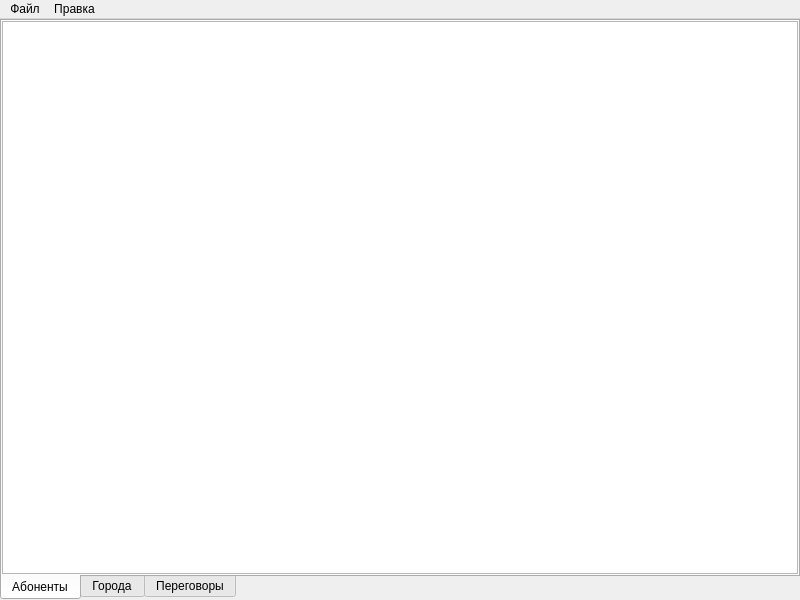
<?xml version="1.0" encoding="UTF-8"?>
<ui version="4.0">
 <class>MainWindow</class>
 <widget class="QMainWindow" name="MainWindow">
  <property name="geometry">
   <rect>
    <x>0</x>
    <y>0</y>
    <width>800</width>
    <height>600</height>
   </rect>
  </property>
  <widget class="QWidget" name="centralwidget">
   <layout class="QVBoxLayout" name="verticalLayout">
    <property name="leftMargin">
     <number>0</number>
    </property>
    <property name="topMargin">
     <number>0</number>
    </property>
    <property name="rightMargin">
     <number>0</number>
    </property>
    <property name="bottomMargin">
     <number>0</number>
    </property>
    <item>
     <widget class="QTabWidget" name="tab_widget">
      <property name="tabPosition">
       <enum>QTabWidget::South</enum>
      </property>
      <property name="currentIndex">
       <number>0</number>
      </property>
      <widget class="QWidget" name="tab_callers">
       <attribute name="title">
        <string>Абоненты</string>
       </attribute>
       <layout class="QVBoxLayout" name="verticalLayout_2">
        <property name="leftMargin">
         <number>0</number>
        </property>
        <property name="topMargin">
         <number>0</number>
        </property>
        <property name="rightMargin">
         <number>0</number>
        </property>
        <property name="bottomMargin">
         <number>0</number>
        </property>
        <item>
         <widget class="QTableWidget" name="table_callers">
          <attribute name="horizontalHeaderVisible">
           <bool>false</bool>
          </attribute>
          <attribute name="horizontalHeaderDefaultSectionSize">
           <number>125</number>
          </attribute>
          <attribute name="verticalHeaderVisible">
           <bool>false</bool>
          </attribute>
         </widget>
        </item>
       </layout>
      </widget>
      <widget class="QWidget" name="tab_cities">
       <attribute name="title">
        <string>Города</string>
       </attribute>
       <layout class="QVBoxLayout" name="verticalLayout_3">
        <property name="leftMargin">
         <number>0</number>
        </property>
        <property name="topMargin">
         <number>0</number>
        </property>
        <property name="rightMargin">
         <number>0</number>
        </property>
        <property name="bottomMargin">
         <number>0</number>
        </property>
        <item>
         <widget class="QTableWidget" name="table_cities">
          <attribute name="horizontalHeaderVisible">
           <bool>false</bool>
          </attribute>
          <attribute name="horizontalHeaderDefaultSectionSize">
           <number>125</number>
          </attribute>
          <attribute name="verticalHeaderVisible">
           <bool>false</bool>
          </attribute>
         </widget>
        </item>
       </layout>
      </widget>
      <widget class="QWidget" name="tab_conversations">
       <attribute name="title">
        <string>Переговоры</string>
       </attribute>
       <layout class="QVBoxLayout" name="verticalLayout_4">
        <property name="leftMargin">
         <number>0</number>
        </property>
        <property name="topMargin">
         <number>0</number>
        </property>
        <property name="rightMargin">
         <number>0</number>
        </property>
        <property name="bottomMargin">
         <number>0</number>
        </property>
        <item>
         <widget class="QTableWidget" name="table_conversations">
          <attribute name="horizontalHeaderVisible">
           <bool>false</bool>
          </attribute>
          <attribute name="horizontalHeaderDefaultSectionSize">
           <number>125</number>
          </attribute>
          <attribute name="verticalHeaderVisible">
           <bool>false</bool>
          </attribute>
         </widget>
        </item>
       </layout>
      </widget>
     </widget>
    </item>
   </layout>
  </widget>
  <widget class="QMenuBar" name="menubar">
   <property name="geometry">
    <rect>
     <x>0</x>
     <y>0</y>
     <width>800</width>
     <height>21</height>
    </rect>
   </property>
   <widget class="QMenu" name="menu">
    <property name="title">
     <string>Файл</string>
    </property>
    <addaction name="action_new"/>
    <addaction name="action_open"/>
    <addaction name="separator"/>
    <addaction name="action_save"/>
    <addaction name="separator"/>
    <addaction name="action_exit"/>
   </widget>
   <widget class="QMenu" name="menu_2">
    <property name="title">
     <string>Правка</string>
    </property>
    <addaction name="action_insert"/>
    <addaction name="action_add"/>
    <addaction name="action_delete"/>
    <addaction name="separator"/>
    <addaction name="action_search"/>
   </widget>
   <addaction name="menu"/>
   <addaction name="menu_2"/>
  </widget>
  <action name="action_new">
   <property name="text">
    <string>Новый...</string>
   </property>
  </action>
  <action name="action_open">
   <property name="text">
    <string>Открыть...</string>
   </property>
  </action>
  <action name="action_save">
   <property name="text">
    <string>Сохранить</string>
   </property>
  </action>
  <action name="action_save_as">
   <property name="text">
    <string>Сохранить как...</string>
   </property>
  </action>
  <action name="action_exit">
   <property name="text">
    <string>Выход</string>
   </property>
  </action>
  <action name="action_insert">
   <property name="text">
    <string>Вставить строку</string>
   </property>
  </action>
  <action name="action_add">
   <property name="text">
    <string>Добавить строку</string>
   </property>
  </action>
  <action name="action_delete">
   <property name="text">
    <string>Удалить строку</string>
   </property>
  </action>
  <action name="action_search">
   <property name="text">
    <string>Искать в таблице</string>
   </property>
  </action>
 </widget>
 <resources/>
 <connections/>
</ui>
